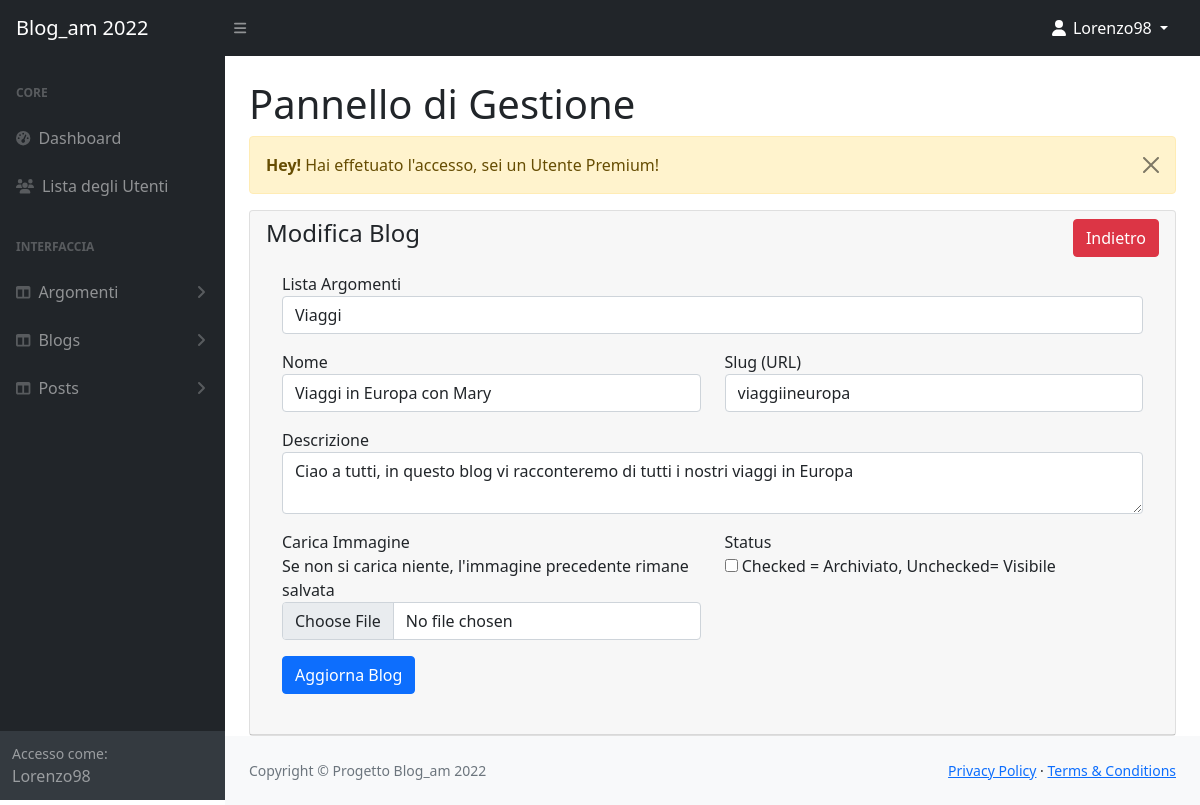
The page /admin/blog-edit.php?id=34 (signed in) on the database its author committed.
### tables this page shows
CREATE TABLE `blogs` (
  `bid` int(11) NOT NULL,
  `b_uid` int(11) NOT NULL,
  `b_aid` int(11) NOT NULL,
  `nome` varchar(252) NOT NULL,
  `slug` varchar(252) NOT NULL,
  `descrizione` text DEFAULT NULL,
  `immagine` varchar(252) DEFAULT NULL,
  `status` tinyint(1) NOT NULL DEFAULT 0,
  `data_postato` timestamp NOT NULL DEFAULT current_timestamp()
);

CREATE TABLE `argomenti` (
  `aid` int(11) NOT NULL,
  `a_uid` int(11) NOT NULL,
  `nome` varchar(252) NOT NULL,
  `slug` varchar(252) NOT NULL,
  `descrizione` text DEFAULT NULL,
  `status` tinyint(1) DEFAULT 0 COMMENT '0 = visibile | 1 = archiviato | 2 = adulto',
  `data_postato` timestamp NULL DEFAULT current_timestamp()
);

### admin/blog-edit.php (the view, shortened to what this page needs)
<?php include('../config/dbcon.php');
      include('includes/header.php');
?>
<div class="container-fluid px-4">
                        <h1 class="mt-4">Pannello di Gestione</h1>
                <div class="row">
                  <div class="col-md-12">
                    <?php include('includes/message.php') ?>
                    <div class="card">
                        <div class="card-header">
                              <h4>Modifica Blog
                                <a href="coautori-view.php" class="btn btn-danger float-end">Indietro</a>
                              </h4>
                            <div class="card-body">
                                <?php
                                if(isset($_GET['id']))
                                {
                                    $blog_id = $_GET['id'];
                                    $blog_query = "SELECT * FROM blogs WHERE bid = '$blog_id' LIMIT 1";
                                    $blog_query_result = mysqli_query($con,$blog_query);
                                    if(mysqli_num_rows($blog_query_result ) > 0)
                                    {
                                            $row = mysqli_fetch_array($blog_query_result);
                                            ?>
                            <form action="panel-codes.php" method="POST" enctype="multipart/form-data">
                                    <div class="row">
                                        <div class="col-md-12 mb-3">
                                            <label for="">Lista Argomenti</label>
                                            <?php
                                            if($_SESSION['auth_role'] == 1 || $_SESSION['auth_role'] == 2 ) {
                                              $argomento="SELECT * FROM argomenti WHERE status='0' OR status='2' ";
                                              $argomento_run = mysqli_query($con,$argomento);
                                            }
                                            elseif($_SESSION['auth_role'] == 0){
                                              $argomento="SELECT * FROM argomenti WHERE status='0'";
                                              $argomento_run = mysqli_query($con,$argomento);
                                            }
                                            if(mysqli_num_rows($argomento_run) > 0)
                                            {
                                                    ?>
                                                    <select name="b_aid" required class="form-control">
                                                            <?php
                                                            foreach($argomento_run as $argo){
                                                                ?>
                                                                        <option value="<?= $argo['aid'];?>"
                                                                        <?= $argo['aid'] == $row['b_aid'] ? 'selected' : '' ?>>
                                                                        <?= $argo['nome'];?>
                                                                        </option>
                                                                <?php
                                                            }
                                                            ?>
                                                    </select>
                                                    <?php
                                            }
                                            else
                                            {
                                                ?>
                                                <h5>Al momento non c'è nessun argomento</h5>
                                                <?php
                                            }
                                            ?>
                                        </div>
                                          <div class="col-md-6 mb-3">
                                            <label for="">Nome</label>
                                            <input  type="text" value="<?= $row['nome'] ?>" name="nome" class="form-control">
                                          </div>
                                          <div class="col-md-6 mb-3">
                                            <label for="">Slug (URL)</label>
                                            <input  type="text" value="<?= $row['slug'] ?>" name="slug" class="form-control">
                                          </div>
                                          <div class="col-md-12 mb-3">
                                            <label for="">Descrizione</label>
                                            <textarea  id="summernote" name="descrizione" row="4"  class="form-control"><?= htmlentities($row['descrizione']); ?></textarea>
                                          </div>
                                          <div class="col-md-6 mb-3">
                                            <label for="">Carica Immagine</label><br/>
                                            Se non si carica niente, l'immagine precedente rimane salvata
                                            <input type="file" name="immagine"  class="form-control">
                                          </div>
                                          <div class="col-md-6 mb-3">
                                            <label for="">Status</label><br/>
                                            <input type="checkbox" name="status" <?= $row['status']=='1' ? 'checked' : '0' ?> width="70px" height="70px"/>
                                            Checked = Archiviato, Unchecked= Visibile
                                          </div>
                                          <div class="col-md-12 mb-3">
                                            <button type="submit" name="aggiorna_blog" class="btn btn-primary">Aggiorna Blog</button>
                                        </div>
                                      </div>
                                    </form>
                                    <?php
                                    }
                                    else
                                    {
                                        ?>
                                            <h4>Nessun risultato trovato!</h4>
                                        <?php
                                    }
                                }
                                ?>
                            </div>
                        </div>
                    </div>
                  </div>
                </div>
</div>
<?php
include('includes/footer.php');
include('includes/scripts.php');
?>

### rows shown on the page
blogs: b_aid "Viaggi", nome "Viaggi in Europa con Mary", slug "viaggiineuropa", descrizione "Ciao a tutti, in questo blog vi racconteremo di tutti i nostri viaggi in Europa"

### other values the page prints
$_SESSION['auth_user']['user_username'] "Lorenzo98"
$_SESSION['message'] "Hai effetuato l'accesso, sei un Utente Premium!"
